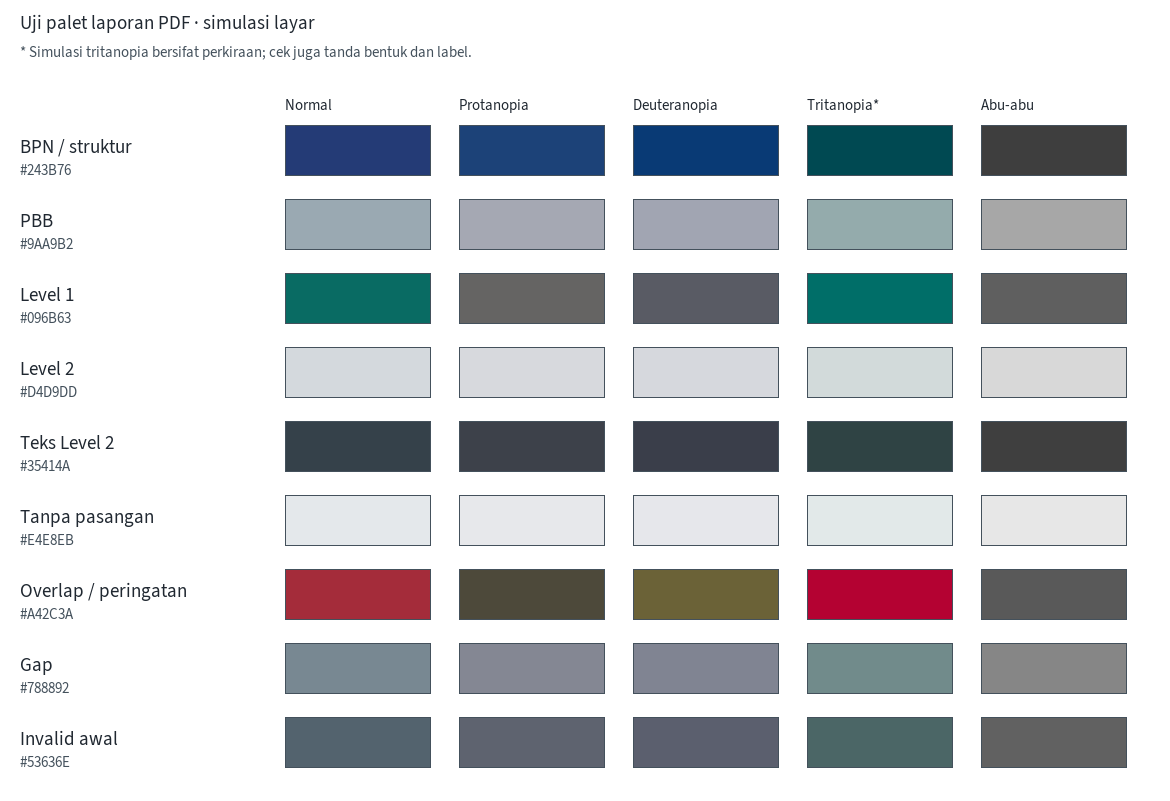

This chart was generated by the following Python code:
"""Development-only colour-vision and grayscale preview for the PDF theme.

Run with NumPy and Pillow; neither package is loaded by the QGIS plugin.
Matrices are the severity-1 precomputed Machado et al. simulation matrices.
This is a visual screen, not a clinical validation or a print proof.
"""
from pathlib import Path

import numpy as np
from PIL import Image, ImageDraw, ImageFont

PALETTE = [
    ('BPN / struktur', '#243B76'),
    ('PBB', '#9AA9B2'),
    ('Level 1', '#096B63'),
    ('Level 2', '#D4D9DD'),
    ('Teks Level 2', '#35414A'),
    ('Tanpa pasangan', '#E4E8EB'),
    ('Overlap / peringatan', '#A42C3A'),
    ('Gap', '#788892'),
    ('Invalid awal', '#53636E'),
]
MATRICES = {
    'Normal': np.eye(3),
    'Protanopia': np.array([[.152286, 1.052583, -.204868],
                            [.114503, .786281, .099216],
                            [-.003882, -.048116, 1.051998]]),
    'Deuteranopia': np.array([[.367322, .860646, -.227968],
                              [.280085, .672501, .047413],
                              [-.011820, .042940, .968881]]),
    'Tritanopia*': np.array([[1.255528, -.076749, -.178779],
                             [-.078411, .930809, .147602],
                             [.004733, .691367, .303900]]),
}


def linear(rgb):
    return np.where(rgb <= .04045, rgb / 12.92, ((rgb + .055) / 1.055) ** 2.4)


def srgb(rgb):
    rgb = np.clip(rgb, 0, 1)
    return np.where(rgb <= .0031308, rgb * 12.92, 1.055 * rgb ** (1 / 2.4) - .055)


def simulate(hex_value, matrix):
    rgb = np.array([int(hex_value[i:i+2], 16) for i in (1, 3, 5)]) / 255
    return tuple(np.rint(srgb(matrix @ linear(rgb)) * 255).astype(int))


width, row_h = 1170, 74
image = Image.new('RGB', (width, 135 + row_h * len(PALETTE)), 'white')
draw = ImageDraw.Draw(image)
font_path = Path(__file__).resolve().parents[1] / 'fonts' / 'SourceSans3-Regular.ttf'
font = ImageFont.truetype(str(font_path), 19)
small = ImageFont.truetype(str(font_path), 15)
heads = list(MATRICES) + ['Abu-abu']
draw.text((20, 10), 'Uji palet laporan PDF · simulasi layar', font=font, fill='#202831')
draw.text((20, 42), '* Simulasi tritanopia bersifat perkiraan; cek juga tanda bentuk dan label.', font=small, fill='#44515C')
for j, name in enumerate(heads):
    draw.text((285 + j * 174, 95), name, font=small, fill='#202831')
for i, (role, hex_value) in enumerate(PALETTE):
    y = 125 + i * row_h
    draw.text((20, y + 9), role, font=font, fill='#202831')
    draw.text((20, y + 35), hex_value, font=small, fill='#44515C')
    for j, matrix in enumerate(MATRICES.values()):
        fill = simulate(hex_value, matrix)
        draw.rectangle((285 + j * 174, y, 430 + j * 174, y + 50), fill=fill, outline='#44515C')
    orig = np.array([int(hex_value[k:k+2], 16) for k in (1, 3, 5)]) / 255
    lum = float(np.array([.2126, .7152, .0722]) @ linear(orig))
    gray = round(srgb(np.array([lum]))[0] * 255)
    draw.rectangle((285 + 4 * 174, y, 430 + 4 * 174, y + 50), fill=(gray, gray, gray), outline='#44515C')
image.save(Path(__file__).with_name('palette_review.png'))
